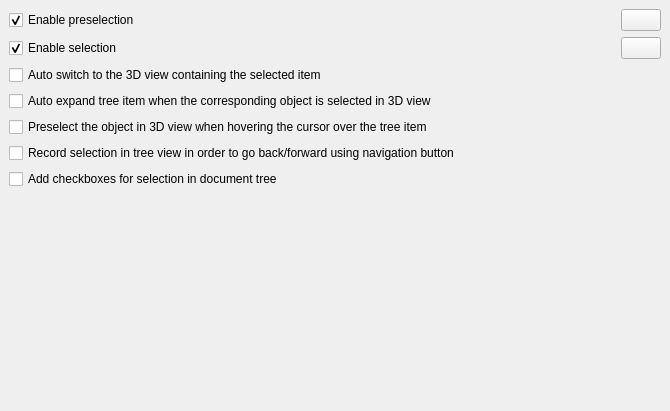
<?xml version="1.0" encoding="UTF-8"?>
<ui version="4.0">
 <class>Gui::Dialog::DlgSettingsSelection</class>
 <widget class="QWidget" name="Gui::Dialog::DlgSettingsSelection">
  <property name="geometry">
   <rect>
    <x>0</x>
    <y>0</y>
    <width>670</width>
    <height>411</height>
   </rect>
  </property>
  <property name="windowTitle">
   <string>Selection</string>
  </property>
  <layout class="QGridLayout">
   <property name="leftMargin">
    <number>9</number>
   </property>
   <property name="topMargin">
    <number>9</number>
   </property>
   <property name="rightMargin">
    <number>9</number>
   </property>
   <property name="bottomMargin">
    <number>9</number>
   </property>
   <property name="spacing">
    <number>6</number>
   </property>
   <item row="0" column="0">
    <layout class="QHBoxLayout" name="horizontalLayout_1">
     <item>
      <widget class="Gui::PrefCheckBox" name="checkBoxPreselection">
       <property name="minimumSize">
        <size>
         <width>240</width>
         <height>0</height>
        </size>
       </property>
       <property name="toolTip">
        <string>Enable preselection, highlighted with specified color</string>
       </property>
       <property name="text">
        <string>Enable preselection</string>
       </property>
       <property name="checked">
        <bool>true</bool>
       </property>
       <property name="prefEntry" stdset="0">
        <cstring>EnablePreselection</cstring>
       </property>
       <property name="prefPath" stdset="0">
        <cstring>View</cstring>
       </property>
      </widget>
     </item>
     <item>
      <spacer name="horizSpacer_1">
       <property name="orientation">
        <enum>Qt::Horizontal</enum>
       </property>
       <property name="sizeHint" stdset="0">
        <size>
         <width>250</width>
         <height>10</height>
        </size>
       </property>
      </spacer>
     </item>
    </layout>
   </item>
   <item row="0" column="1">
    <widget class="Gui::PrefColorButton" name="HighlightColor">
     <property name="text">
      <string/>
     </property>
     <property name="color">
      <color>
       <red>225</red>
       <green>225</green>
       <blue>20</blue>
      </color>
     </property>
     <property name="prefEntry" stdset="0">
      <cstring>HighlightColor</cstring>
     </property>
     <property name="prefPath" stdset="0">
      <cstring>View</cstring>
     </property>
    </widget>
   </item>
   <item row="1" column="0">
    <widget class="Gui::PrefCheckBox" name="checkBoxSelection">
     <property name="toolTip">
      <string>Enable selection, highlighted with specified color</string>
     </property>
     <property name="text">
      <string>Enable selection</string>
     </property>
     <property name="checked">
      <bool>true</bool>
     </property>
     <property name="prefEntry" stdset="0">
      <cstring>EnableSelection</cstring>
     </property>
     <property name="prefPath" stdset="0">
      <cstring>View</cstring>
     </property>
    </widget>
   </item>
   <item row="1" column="1">
    <widget class="Gui::PrefColorButton" name="SelectionColor">
     <property name="text">
      <string/>
     </property>
     <property name="color">
      <color>
       <red>28</red>
       <green>173</green>
       <blue>28</blue>
      </color>
     </property>
     <property name="prefEntry" stdset="0">
      <cstring>SelectionColor</cstring>
     </property>
     <property name="prefPath" stdset="0">
      <cstring>View</cstring>
     </property>
    </widget>
   </item>
   <item row="2" column="0" colspan="2">
    <widget class="Gui::PrefCheckBox" name="checkBoxAutoSwitch">
     <property name="text">
      <string>Auto switch to the 3D view containing the selected item</string>
     </property>
     <property name="prefEntry" stdset="0">
      <cstring>SyncView</cstring>
     </property>
     <property name="prefPath" stdset="0">
      <cstring>TreeView</cstring>
     </property>
    </widget>
   </item>
   <item row="3" column="0" colspan="2">
    <widget class="Gui::PrefCheckBox" name="checkBoxAutoExpand">
     <property name="text">
      <string>Auto expand tree item when the corresponding object is selected in 3D view</string>
     </property>
     <property name="prefEntry" stdset="0">
      <cstring>SyncSelection</cstring>
     </property>
     <property name="prefPath" stdset="0">
      <cstring>TreeView</cstring>
     </property>
    </widget>
   </item>
   <item row="4" column="0" colspan="2">
    <widget class="Gui::PrefCheckBox" name="checkBoxPreselect">
     <property name="text">
      <string>Preselect the object in 3D view when hovering the cursor over the tree item</string>
     </property>
     <property name="prefEntry" stdset="0">
      <cstring>PreSelection</cstring>
     </property>
     <property name="prefPath" stdset="0">
      <cstring>TreeView</cstring>
     </property>
    </widget>
   </item>
   <item row="5" column="0" colspan="2">
    <widget class="Gui::PrefCheckBox" name="checkBoxRecord">
     <property name="text">
      <string>Record selection in tree view in order to go back/forward using navigation button</string>
     </property>
     <property name="prefEntry" stdset="0">
      <cstring>RecordSelection</cstring>
     </property>
     <property name="prefPath" stdset="0">
      <cstring>TreeView</cstring>
     </property>
    </widget>
   </item>
   <item row="6" column="0" colspan="2">
    <widget class="Gui::PrefCheckBox" name="checkBoxSelectionCheckBoxes">
     <property name="text">
      <string>Add checkboxes for selection in document tree</string>
     </property>
     <property name="prefEntry" stdset="0">
      <cstring>CheckBoxesSelection</cstring>
     </property>
     <property name="prefPath" stdset="0">
      <cstring>TreeView</cstring>
     </property>
    </widget>
   </item>
   <item row="7" column="0" colspan="2">
    <spacer name="verticalSpacer">
     <property name="orientation">
      <enum>Qt::Vertical</enum>
     </property>
     <property name="sizeHint" stdset="0">
      <size>
       <width>20</width>
       <height>245</height>
      </size>
     </property>
    </spacer>
   </item>
  </layout>
 </widget>
 <customwidgets>
  <customwidget>
   <class>Gui::ColorButton</class>
   <extends>QPushButton</extends>
   <header>Gui/Widgets.h</header>
  </customwidget>
  <customwidget>
   <class>Gui::PrefColorButton</class>
   <extends>Gui::ColorButton</extends>
   <header>Gui/PrefWidgets.h</header>
  </customwidget>
  <customwidget>
   <class>Gui::PrefCheckBox</class>
   <extends>QCheckBox</extends>
   <header>Gui/PrefWidgets.h</header>
  </customwidget>
 </customwidgets>
 <resources/>
  <connections>
  <connection>
   <sender>checkBoxPreselection</sender>
   <signal>toggled(bool)</signal>
   <receiver>HighlightColor</receiver>
   <slot>setEnabled(bool)</slot>
  </connection>
  <connection>
   <sender>checkBoxSelection</sender>
   <signal>toggled(bool)</signal>
   <receiver>SelectionColor</receiver>
   <slot>setEnabled(bool)</slot>
  </connection>
 </connections>
</ui>
